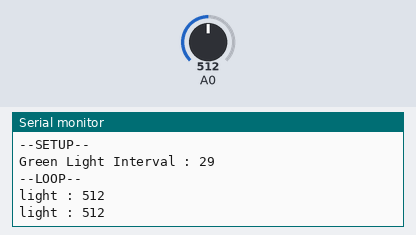
This sketch was run on a simulated Arduino Uno, built with avr-gcc and run on an emulated ATmega328P. Shown: the last lines printed to the serial monitor. Inputs (shaded band) come from the test bench; at power-on: A0 = 512.

Above: at 2.5 s.
2.6 s: A0 set to 413
At 3.7 s:
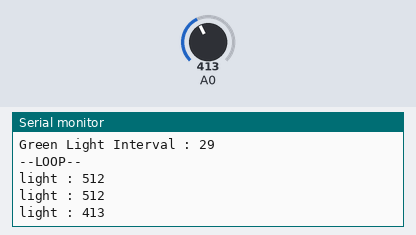
4.1 s: A0 set to 387
At 5.1 s:
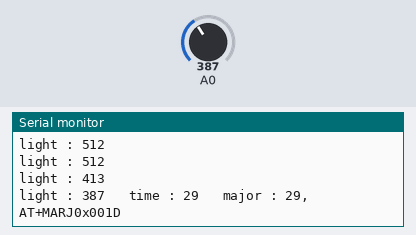
Timing chart, 0 to 7.1 s (numbered marks = the images above; inputs shaded):
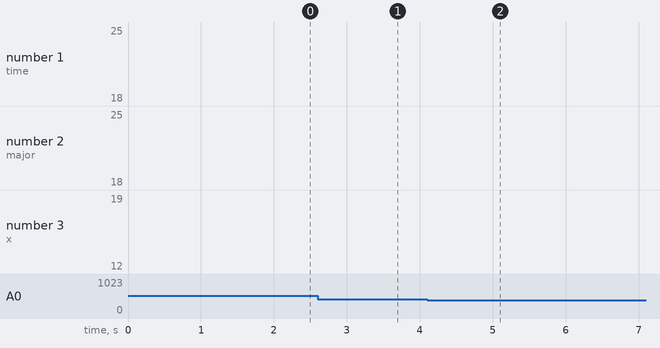

Measured:
- the behaviour switches between 400 and 399 on A0 (found by bisection; images 1 and 2)
- after the input at 2.6 s, the serial monitor: prints a new line after 0.70 s (image 1)
- after the input at 4.1 s, the serial monitor: prints a new line after 0.18 s (image 2)

The sketch:

ble_sample_2.ino
```cpp
#include <SoftwareSerial.h>

SoftwareSerial bleSerial(2, 3); // RX, TX

unsigned int INTERVAL = 29;
unsigned int GREEN = 400;

String IBEACON = "AT+IBEA1";
String ADTY = "AT+ADTY3";
String RESET = "AT+RESET";

unsigned int time = INTERVAL;
boolean isGreen = false;

void setup()
{
  Serial.begin(9600);
  Serial.println("--SETUP--");
  Serial.print("Green Light Interval : ");
  Serial.println(INTERVAL);

  Serial.println("");
  Serial.println("");
  Serial.println("--LOOP--");

  bleSerial.begin(9600);
  reset();
  delay(1000);
}

void loop()
{
  int light = analogRead(A0);
  Serial.print("light : ");
  Serial.print(light);

  if (light < GREEN) {
    isGreen = true;
  }

  if(isGreen == true)
  {
    String major;

    Serial.print("   time : ");
    Serial.print(time);

    if (time != 0)
    {
      String timeHex = String(time, HEX);
      timeHex.toUpperCase();
      if(time >= 16) {
        major = "AT+MARJ0x00" + timeHex;
      } else {
        major = "AT+MARJ0x000" + timeHex;
      }
      Serial.print("   major : ");
      Serial.print(time);
      Serial.print(", ");
      Serial.print(major);

      for(int i=0; i<13; i++) {
        byte b = major[i];
        bleSerial.write(b);
      }

      time--;
      //Serial.print("   time : ");
      //Serial.print(millis());
    }
    else
    {
      major = "AT+MARJ0x1000";
      Serial.print("   major : ");
      Serial.print(major);
      Serial.print("   END");
      //bleSerial.write(major);
      time = INTERVAL;
      isGreen = false;
      reset();
      delay(1000);
    }
  }

  delay(985);
  Serial.println("");
}

void reset(void) {

      for(int i=0; i<8; i++) {
        byte b = IBEACON[i];
        bleSerial.write(b);
      }
      delay(100);

      for(int i=0; i<8; i++) {
        byte b = ADTY[i];
        bleSerial.write(b);
      }
      delay(100);

      for(int i=0; i<8; i++) {
        byte b = RESET[i];
        bleSerial.write(b);
      }
      delay(100);
}
```
